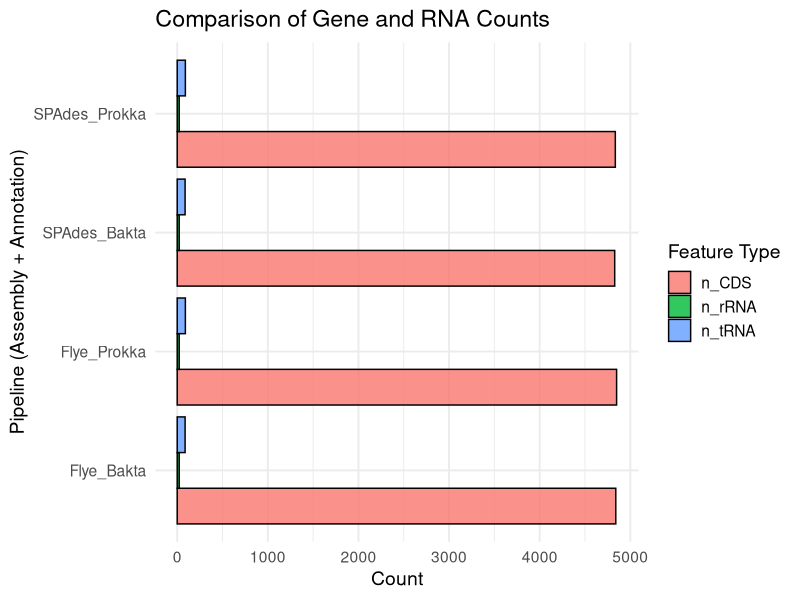
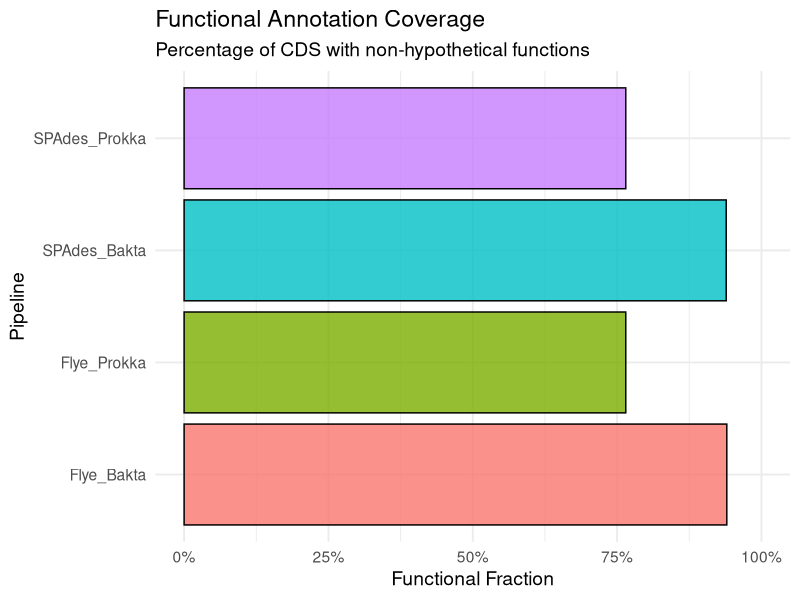
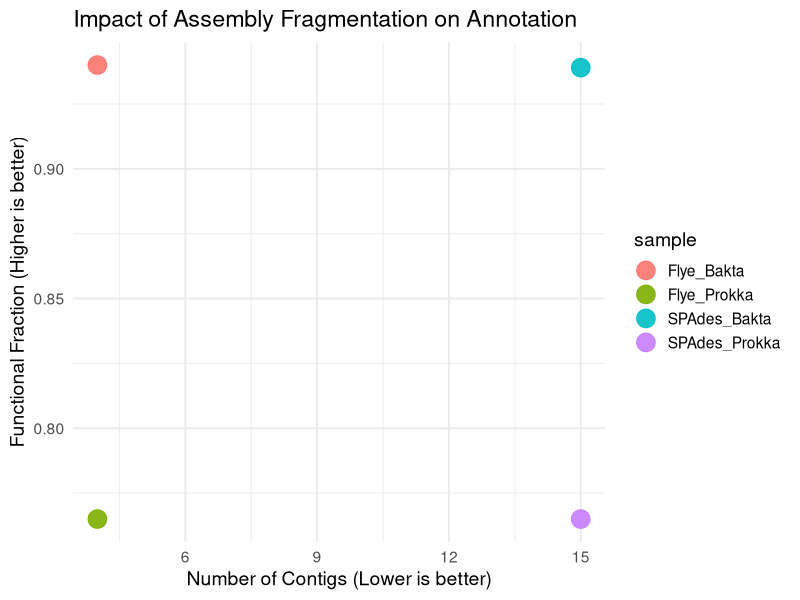
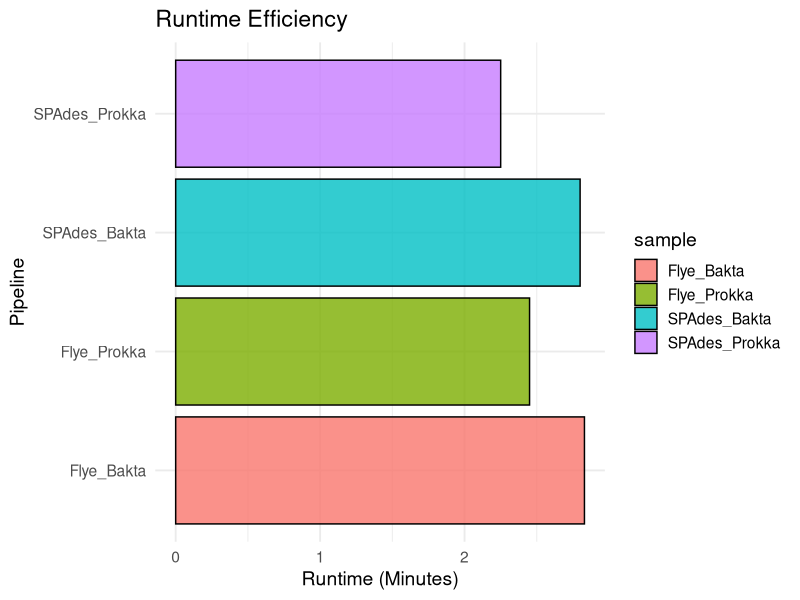
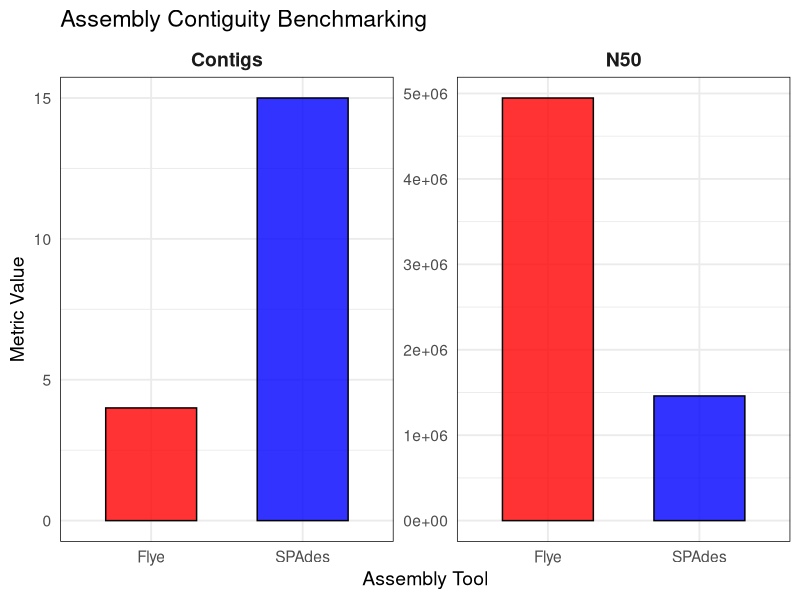

Reproduce these figures in R, in order.
library(readr)
library(dplyr)
library(tidyr)
library(ggplot2)

ann <- read_csv("annotation_summary.csv", show_col_types = FALSE)
gene_long <- ann %>%
  select(sample, n_CDS, n_rRNA, n_tRNA) %>%
  pivot_longer(-sample, names_to = "feature", values_to = "count")
p1 <- ggplot(gene_long, aes(x = sample, y = count, fill = feature)) +
  geom_col(position = "dodge", color = "black", alpha = 0.8) +
  coord_flip() +
  theme_minimal(base_size = 14) +
  labs(
    title = "Comparison of Gene and RNA Counts",
    x = "Pipeline (Assembly + Annotation)",
    y = "Count",
    fill = "Feature Type"
  )
p1

p2 <- ggplot(ann, aes(x = sample, y = frac_function, fill = sample)) +
  geom_col(color = "black", alpha = 0.8, show.legend = FALSE) +
  coord_flip() +
  scale_y_continuous(labels = scales::percent_format(), limits = c(0, 1)) +
  theme_minimal(base_size = 14) +
  labs(
    title = "Functional Annotation Coverage",
    subtitle = "Percentage of CDS with non-hypothetical functions",
    x = "Pipeline",
    y = "Functional Fraction"
  )

p2

p3 <- ggplot(ann, aes(x = n_contigs, y = frac_function, color = sample)) +
  geom_point(size = 6, alpha = 0.9) +
  theme_minimal(base_size = 14) +
  labs(
    title = "Impact of Assembly Fragmentation on Annotation",
    x = "Number of Contigs (Lower is better)",
    y = "Functional Fraction (Higher is better)"
  )
p3

p4 <- ggplot(ann, aes(x = sample, y = runtime_min, fill = sample)) +
  geom_col(color = "black", alpha = 0.8, show.legend = TRUE) +
  coord_flip() +
  theme_minimal(base_size = 14) +
  labs(
    title = "Runtime Efficiency",
    x = "Pipeline",
    y = "Runtime (Minutes)"
  )

p4

#the plot to compare SPAdes and Flye

#dataset using with exact QUAST results
assembly_data <- data.frame(
  Assembler = c("Flye", "SPAdes"),
  N50 = c(4947119, 1459399),
  Contigs = c(4, 15)
)

#data for plotting
assembly_long <- assembly_data %>%
  pivot_longer(cols = c(N50, Contigs), names_to = "Metric", values_to = "Value")


p_assembly <- ggplot(assembly_long, aes(x = Assembler, y = Value, fill = Assembler)) +
  geom_col(color = "black", alpha = 0.8, width = 0.6) +
  facet_wrap(~Metric, scales = "free_y") +
  scale_fill_manual(values = c("Flye" = "red", "SPAdes" = "blue")) +
  theme_minimal(base_size = 14) +
  theme(
    legend.position = "none",
    strip.text = element_text(size = 14, face = "bold"),
    panel.border = element_rect(color = "black", fill = NA, linewidth = 0.5)
  ) +
  labs(
    title = "Assembly Contiguity Benchmarking",
    x = "Assembly Tool",
    y = "Metric Value"
  )

# Display the plot
print(p_assembly)
